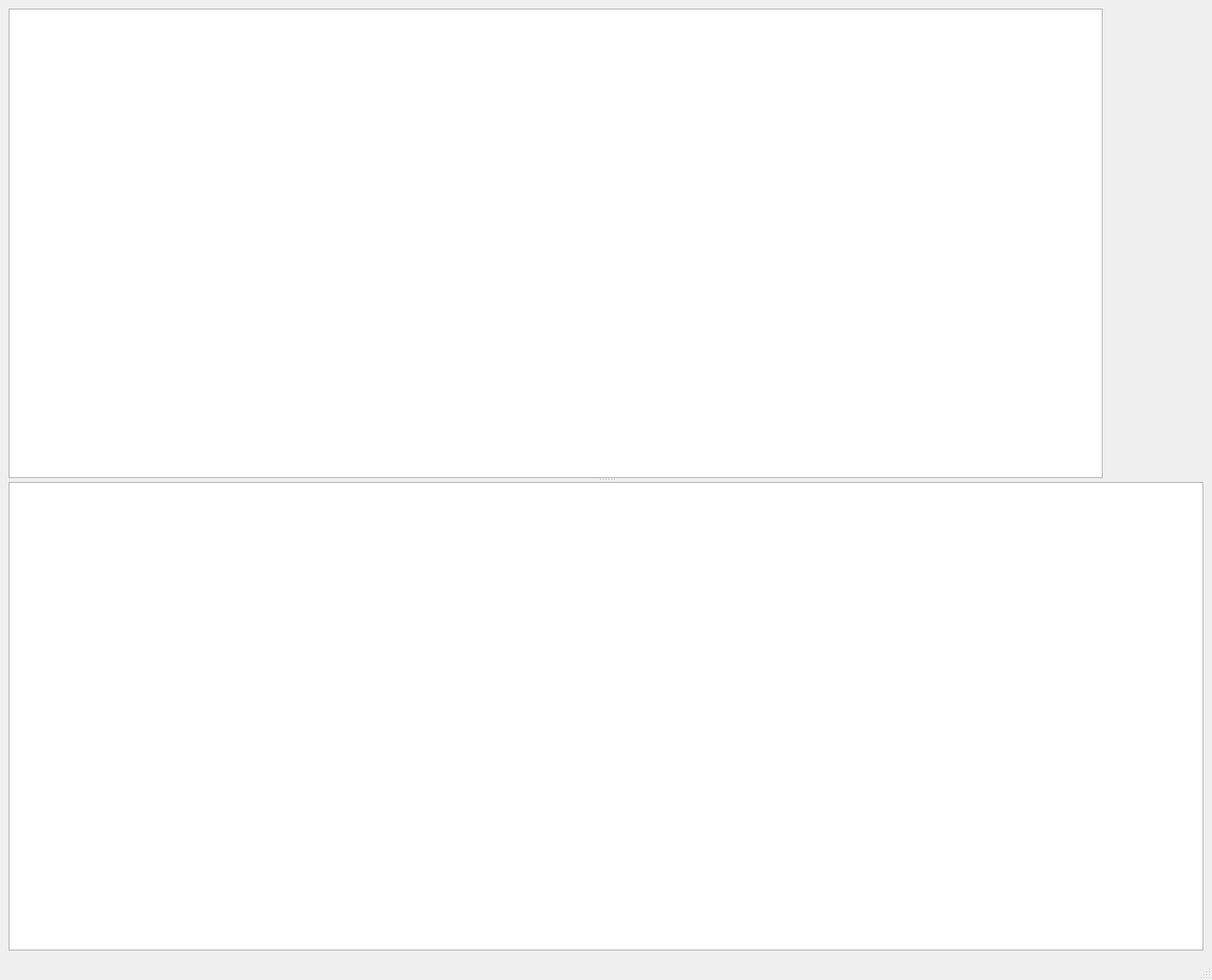
<?xml version="1.0" encoding="UTF-8"?>
<ui version="4.0">
 <class>MainWindow</class>
 <widget class="QMainWindow" name="MainWindow">
  <property name="geometry">
   <rect>
    <x>0</x>
    <y>0</y>
    <width>1275</width>
    <height>1031</height>
   </rect>
  </property>
  <property name="windowTitle">
   <string>MainWindow</string>
  </property>
  <widget class="QWidget" name="centralwidget">
   <property name="sizePolicy">
    <sizepolicy hsizetype="Preferred" vsizetype="Preferred">
     <horstretch>0</horstretch>
     <verstretch>0</verstretch>
    </sizepolicy>
   </property>
   <layout class="QHBoxLayout" name="horizontalLayout">
    <item>
     <widget class="QSplitter" name="log_splitter">
      <property name="sizePolicy">
       <sizepolicy hsizetype="Expanding" vsizetype="Expanding">
        <horstretch>0</horstretch>
        <verstretch>0</verstretch>
       </sizepolicy>
      </property>
      <property name="orientation">
       <enum>Qt::Vertical</enum>
      </property>
      <widget class="QWidget" name="verticalLayoutWidget">
       <layout class="QHBoxLayout" name="horizontalLayout_2">
        <item>
         <widget class="QTextEdit" name="text">
          <property name="sizePolicy">
           <sizepolicy hsizetype="MinimumExpanding" vsizetype="MinimumExpanding">
            <horstretch>0</horstretch>
            <verstretch>0</verstretch>
           </sizepolicy>
          </property>
         </widget>
        </item>
        <item>
         <widget class="JsonView" name="json" native="true">
          <property name="minimumSize">
           <size>
            <width>100</width>
            <height>0</height>
           </size>
          </property>
         </widget>
        </item>
       </layout>
      </widget>
      <widget class="QWidget" name="verticalLayoutWidget_2">
       <layout class="QVBoxLayout" name="verticalLayout_2">
        <item>
         <widget class="QPlainTextEdit" name="log">
          <property name="sizePolicy">
           <sizepolicy hsizetype="MinimumExpanding" vsizetype="MinimumExpanding">
            <horstretch>0</horstretch>
            <verstretch>0</verstretch>
           </sizepolicy>
          </property>
         </widget>
        </item>
       </layout>
      </widget>
     </widget>
    </item>
   </layout>
  </widget>
  <widget class="QMenuBar" name="menubar">
   <property name="geometry">
    <rect>
     <x>0</x>
     <y>0</y>
     <width>1275</width>
     <height>23</height>
    </rect>
   </property>
  </widget>
  <widget class="QStatusBar" name="statusbar"/>
 </widget>
 <customwidgets>
  <customwidget>
   <class>JsonView</class>
   <extends>QWidget</extends>
   <header>json_viewer</header>
   <container>1</container>
  </customwidget>
 </customwidgets>
 <resources/>
 <connections/>
</ui>
